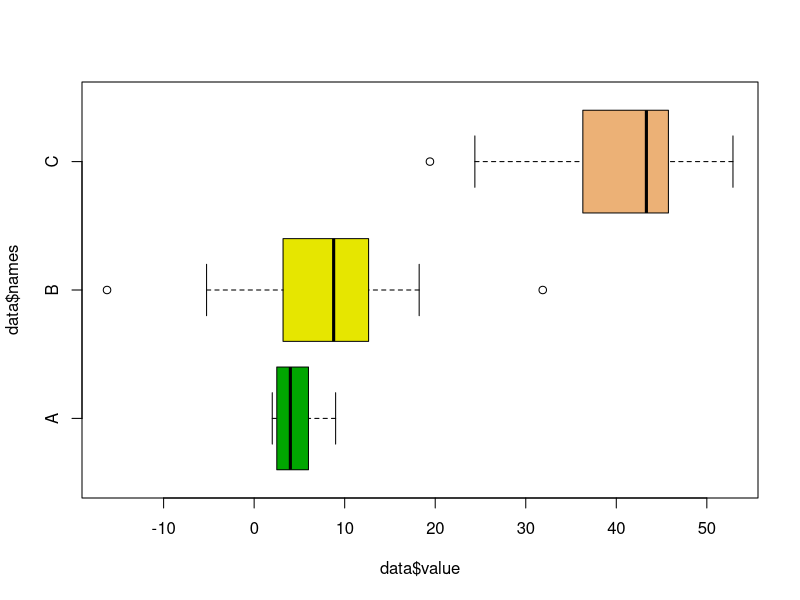
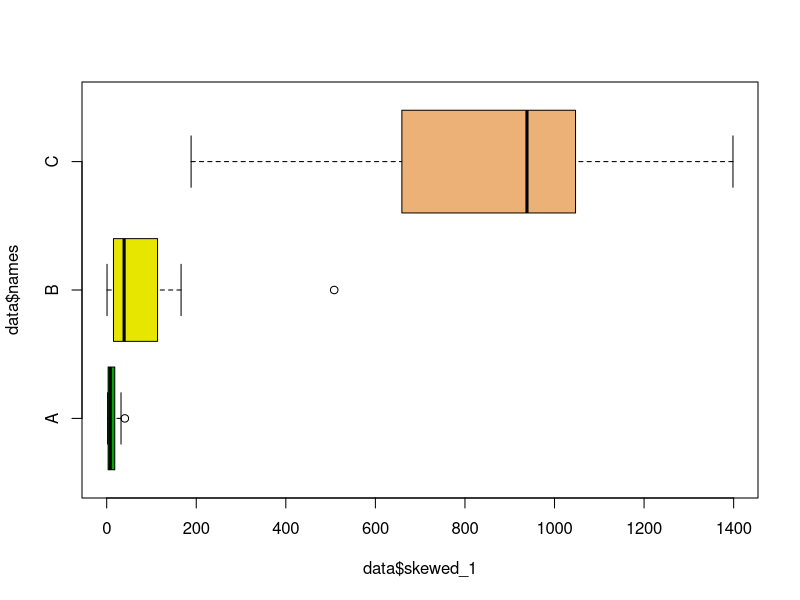

Source code (R) for these figures, in order:
## ---- chunk 1
knitr::opts_chunk$set(echo = TRUE)
## ---- chunk 2
# Create data
names <- c(rep("A", 15) , rep("B", 15) , rep("C", 15))
value <- c( rpois(15, 5) , rnorm(15, mean=10, sd=15) , rnorm(15, mean=40, sd=10) )
data <- data.frame(names,value)

boxplot(data$value ~ data$names , col=terrain.colors(4), horizontal = T )
## ---- chunk 3
skewed_1 = (1/2)*(data$value)^2
data <- cbind(data, skewed_1)

boxplot(data$skewed_1 ~ data$names , col=terrain.colors(4), horizontal = T )
